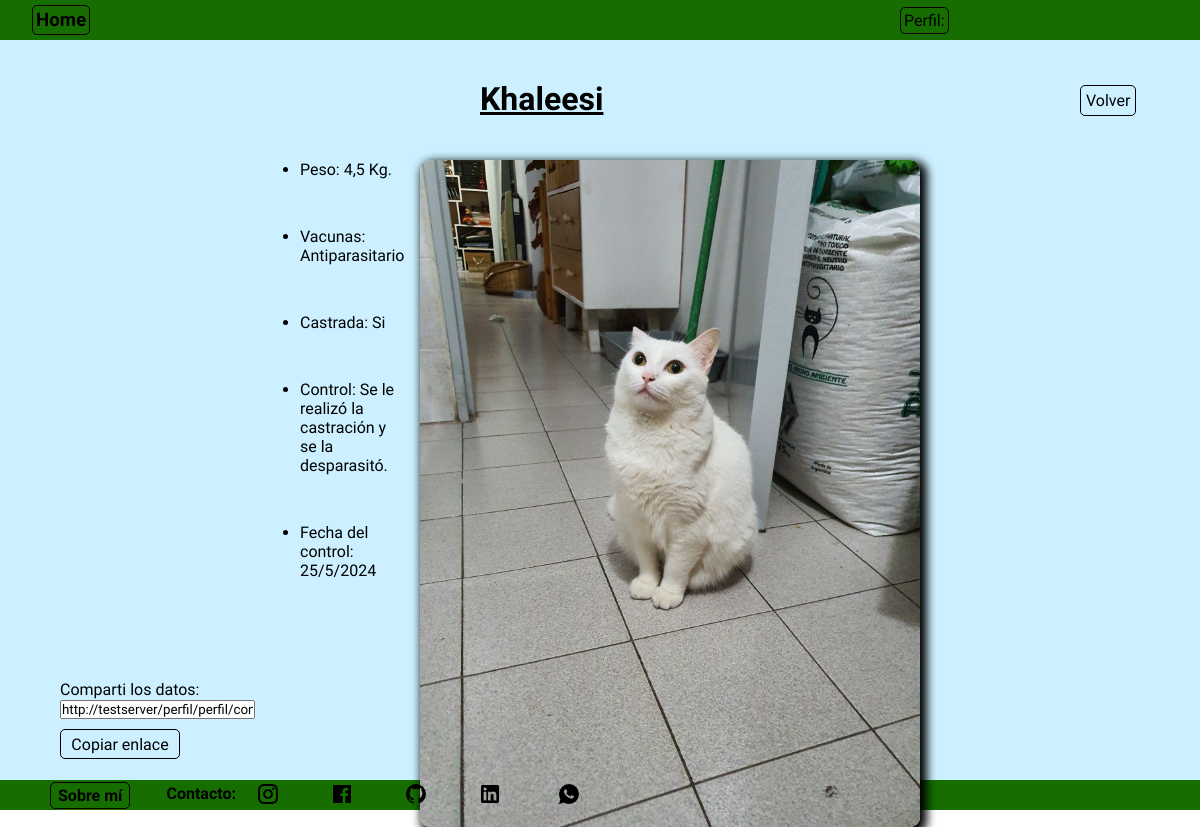
Screenshot of /perfil/perfil/control/detail/5 with the database file from the repository.
### perfil/models.py (models this page shows, shortened)
class Control(models.Model):
    nombre = models.ForeignKey(Mascota, on_delete=models.CASCADE)
    peso = models.FloatField(verbose_name='Peso (Kg.)', null=True, blank=True)
    vacunas = models.ManyToManyField(Vacunas)
    castrado = models.BooleanField(default=False)
    otras_intervenciones = models.CharField(max_length=100, null=True,blank=True)
    descripcion = models.TextField(null=True, blank=True, verbose_name=('Descripción'))
    fecha_control = models.DateTimeField(auto_now_add=True)
    user = models.ForeignKey(User, on_delete=models.CASCADE)
    def get_vacunas_str(self):
        return ' / '.join([vacuna.nombre for vacuna in self.vacunas.all()])
    class Meta:
        verbose_name = 'Control'
        verbose_name_plural = 'Controles'

class Mascota(models.Model):
    nombre= models.CharField(max_length=50, verbose_name='Nombre')
    fecha_nacimiento = models.DateField(verbose_name='Fecha de nacimiento')
    sexo = models.CharField(max_length=20, null=True, blank=True, verbose_name='Sexo')
    raza = models.ForeignKey(Raza, on_delete=models.SET_NULL,null=True, blank=True, verbose_name='Raza')
    color_pelo = models.CharField(max_length=100, null=True,blank=True, verbose_name='Color de pelo')
    alimento = models.CharField(max_length=100, null=True,blank=True)
    datos_importantes = models.CharField(max_length=150, null=True,blank=True)
    foto = models.ImageField(upload_to='fotos',null=True, blank=True)
    descripcion = models.TextField(null=True, blank=True, verbose_name=('Descripción'))
    user = models.ForeignKey(User, on_delete=models.CASCADE)
    def __str__(self):
        return self.nombre
    class Meta:
        verbose_name = 'Mascota'
        verbose_name_plural = 'Mascotas'

class Vacunas(models.Model):
    nombre = models.CharField(max_length=100)
    class Meta:
        verbose_name = 'Vacuna'
        verbose_name_plural = 'Vacunas'

### perfil/views.py (the view)
# urls.py: path('perfil/control/detail/<int:pk>', ControlDetail.as_view(), name='control_detail'),
class ControlDetail(DetailView):
    model = Control
    def get_context_data(self, **kwargs):
        context = super().get_context_data(**kwargs)
        context['vacunas'] = self.object.get_vacunas_str() # type: ignore
        return context

### perfil/templates/perfil/control_detail.html (shortened to what this page needs)
{% extends 'core/base.html' %}
{% load static %}
{% block content %}
    <nav class="navbar">
        <div class="titulo">
            <h3><a href="{% url 'core:index' %}" class="link">Home</a></h3>
        </div>
        <div class="paginas">
            <ul class="links">
                <a href="{% url 'perfil:index' %}" class="link">Perfil: {{ user.username }}</a>
            </ul>
        </div>
    </nav>
    <main class="contenedor">
        <div class="titulo_detalle_control">
            <h1>{{ object.nombre }}</h1>
        </div>
        <ul class="contenedor_detalle">
            <div class="detalle">
                <li>Peso: {{ object.peso }} Kg.</li>
                <li>Vacunas: {{ vacunas }}</li>
                {% if object.castrado %}
                    <li>Castrada: Si</li>
                {% else %}
                    <li>Castrada: No</li>
                {% endif %}
                {% if object.descripcion %}
                <li>Control: {{ object.descripcion }}</li>
                {% endif %}
                <li>Fecha del control: {{ object.fecha_control.day }}/{{ object.fecha_control.month }}/{{ object.fecha_control.year }}</li>
            </div>
            <img src="{{ object.nombre.foto.url }}" alt="Foto de {{ object.nombre }}" width="" height="" class="imagen_detalle">
        </ul>
        <div class="copiar_enlace_control">
            <label for="enlace-detalle">Comparti los datos:</label>
            <input type="text" id="enlace-detalle" value="{{ request.build_absolute_uri }}" readonly>
            <button onclick="copiarEnlace()" class="boton_copiar">Copiar enlace</button>
        </div>
        <div class="volver_mascota_contenedor">
            <a href="{% url 'perfil:control_list' %}" class="volver_mascota">Volver</a>
        </div>
    </main>
        {% endblock content %}

### core/static/css/style.css (style rules this page uses)
* { padding: 0; margin: 0; font-family: "Quicksand", sans-serif; }
.contenedor { display: grid; grid-template-columns: repeat(20, 5vw); grid-template-rows: repeat(18, 5vh); min-height: 92.54vh; background-color: rgb(204, 240, 255); width: 100vw; }
.navbar { display: grid; grid-template-columns: repeat(20, 5vw); grid-template-rows: 40px; width: 100vw; background-color: rgb(22, 110, 0); align-items: center; }
.paginas { grid-column-start: 16; grid-column-end: 18; }
.links { display: flex; }
.link { text-decoration: none; color: black; transition-duration: .3s; border: 1px solid black; border-radius: 5px; padding: 3px; }
.titulo { display: flex; gap: 2rem; align-items: center; margin-left: 2rem; }
.volver_mascota_contenedor { grid-column-start: 19; grid-row-start: 2; align-content: center; }
.volver_mascota { text-decoration: none; color: black; border: 1px solid black; border-radius: 5px; padding: 5px; transition-duration: .2s; }
.titulo_detalle_control { grid-column-start: 9; grid-column-end: 12; grid-row-start: 2; text-decoration: underline black; }
.contenedor_detalle { display: grid; grid-template-rows: repeat(5, 1fr); gap: 1rem; grid-column-start: 6; grid-column-end: 16; grid-row-start: 4; }
.detalle { display: flex; flex-flow: column; row-gap: 3rem; grid-column-start: 1; }
.imagen_detalle { width: 500px; border-radius: 10px; grid-column-start: 2; grid-row-start: 1; box-shadow: 4px 4px 10px 3px black; }
.copiar_enlace_control { grid-column: 2/5; grid-row-start: -3; }
.boton_copiar { padding: 3px; background: none; border: 1px solid black; border-radius: 5px; margin-top: 10px; font: inherit; color: inherit; cursor: pointer; outline: none; transition-duration: .3s; width: 120px; height: 30px; transition-duration: .2s; }

### rows the page displays
Control: nombre "Khaleesi", peso "4,5", descripcion "Se le realizó la castración y se la desparasitó.", fecha_control.day "25", fecha_control.month "5", fecha_control.year "2024", nombre.foto (picture)
Vacunas: nombre "Antiparasitario"
